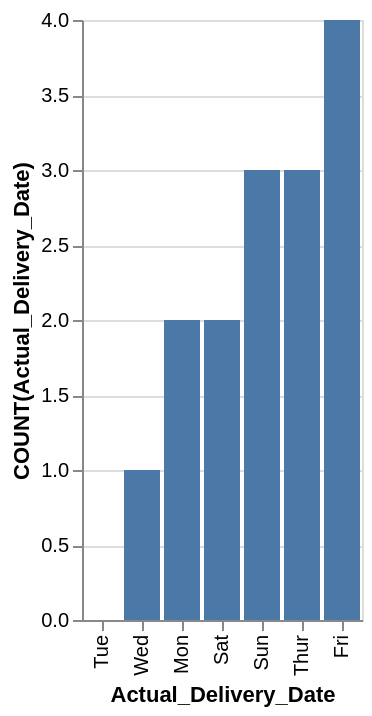

This figure's Vega-Lite source:
### Vega-Lite specification from a JSON file in a GitHub repository (floating-point values rounded to 4 significant figures)
{"data": {"values": [{"x_data": "Tue", "y_data": 0}, {"x_data": "Wed", "y_data": 1}, {"x_data": "Mon", "y_data": 2}, {"x_data": "Sat", "y_data": 2}, {"x_data": "Sun", "y_data": 3}, {"x_data": "Thur", "y_data": 3}, {"x_data": "Fri", "y_data": 4}]}, "mark": "bar", "encoding": {"x": {"field": "x_data", "type": "nominal", "title": "Actual_Delivery_Date", "sort": {"op": "sum", "field": "y_data", "order": "ascending"}}, "y": {"field": "y_data", "type": "quantitative", "title": "COUNT(Actual_Delivery_Date)"}}}
